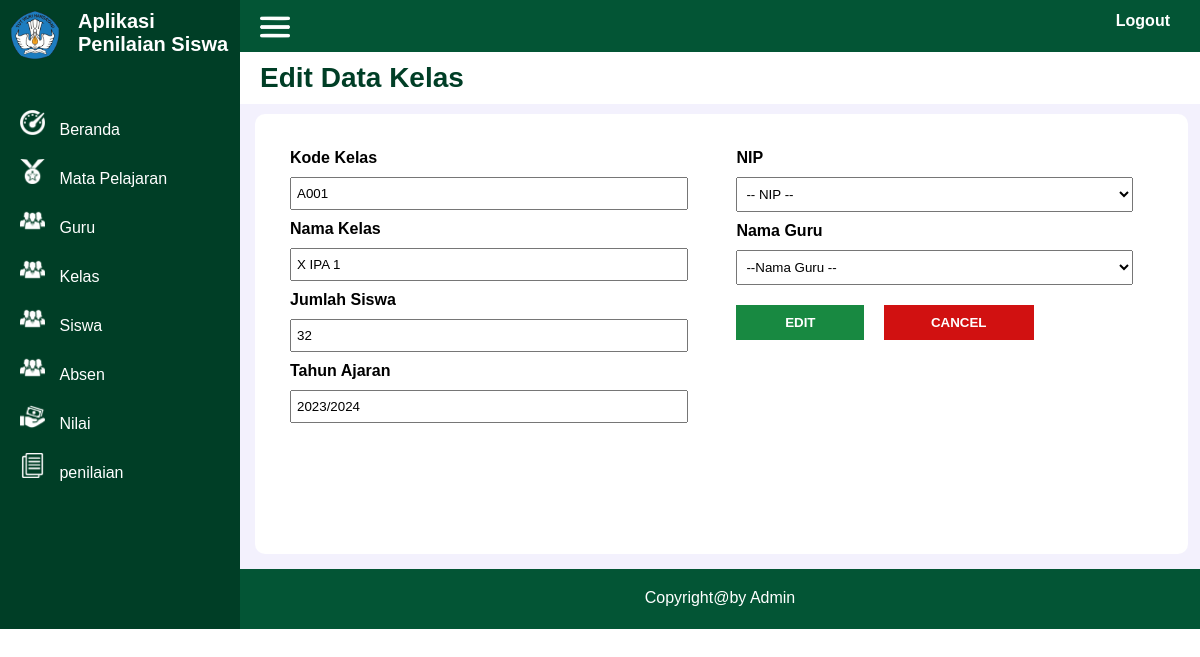
The app's page /admin/input/edit_kelas.php?kd_kelas=A001 with its own data.
### tables this page shows
CREATE TABLE `kelas` (
  `kd_kelas` varchar(10) NOT NULL,
  `nm_kelas` varchar(50) NOT NULL,
  `jml_siswa` int(11) NOT NULL,
  `thn_ajaran` varchar(10) NOT NULL,
  `nip` int(15) NOT NULL,
  `nm_guru` varchar(50) NOT NULL
);

### admin/input/edit_kelas.php (the view, shortened to what this page needs)
<!DOCTYPE html>
<html lang="en">
<head>
    <link rel="stylesheet" href="../../css/style.css">
</head>
<body>
    <div class="container">
    <div class="side-kiri">
            <div class="identitas">
                <div class="logo">
                    <img src="../../gambar/logo.png">
                </div>
                <div class="judul">
                Aplikasi Penilaian Siswa
                </div>
            </div>
            <div class="side-menu">
                <img src="../../gambar/dashboard.png">
                <a href="../beranda.php">Beranda</a>
            </div>
            <div class="side-menu">
                <img src="../../gambar/jabatan.png">
                <a href="../tampilan/data_matpel.php">Mata Pelajaran</a>
            </div>
            <div class="side-menu">
                <img src="../../gambar/pegawai.png">
                <a href="../tampilan/data_guru.php">Guru</a>
            </div>
            <div class="side-menu">
                <img src="../../gambar/pegawai.png">
                <a href="../tampilan/data_kelas.php">Kelas</a>
            </div>
            <div class="side-menu">
                <img src="../../gambar/pegawai.png">
                <a href="../tampilan/data_siswa.php">Siswa</a>
            </div>
            <div class="side-menu">
                <img src="../../gambar/pegawai.png">
                <a href="../tampilan/data_absen.php">Absen</a>
            </div>
            <div class="side-menu">
                <img src="../../gambar/gaji.png">
                <a href="../tampilan/data_nilai.php">Nilai</a>
            </div>
            <div class="side-menu">
                <img src="../../gambar/penilaian.png">
                <a href="../tampilan/penilaian.php">penilaian</a>
            </div>
        </div>
        <div class="side-kanan">
            <div class="kepala">
            <div class="kepala-garis"><img src="../../gambar/garis.png"></div>
                <div class="logout"><a href="../../logout.php">Logout</a></div>
            </div>
            <div class="judul-halaman">
                <h1>Edit Data Kelas</h1>
            </div>
            <div class="halaman-beranda">
                <div class="kotak_input">
                <?php
include "../../koneksi.php";
$kd_kelas = $_GET['kd_kelas'];
$sql = "SELECT * FROM kelas WHERE kd_kelas='$kd_kelas'";
$result = mysqli_query($koneksi, $sql);
$data = mysqli_fetch_assoc($result);
?>
                <form method="POST" action="">
                    <div class="label">Kode Kelas</div>
                    <input type="text" name="kd_kelas" value="<?php echo $data['kd_kelas']; ?>"readonly>
                    <div class="label">Nama Kelas</div>
                    <input type="text" name="nm_kelas" value="<?php echo $data['nm_kelas']; ?>">
                    <div class="label">Jumlah Siswa</div>
                    <input type="text" name="jml_siswa" value="<?php echo $data['jml_siswa']; ?>">
                    <div class="label">Tahun Ajaran</div>
                    <input type="text" name="thn_ajaran" value="<?php echo $data['thn_ajaran']; ?>">
                </div>
                <div class="kotak_input">
                    <div class="label">NIP</div>
                    <select  name="nip">
                        <option>-- NIP --</option>
                        </select >
                    <div class="label">Nama Guru</div>
                    <select  name="nm_guru">
                        <option>--Nama Guru --</option>
                        </select >
                    <input type="submit" value="EDIT" name="submit">
                    <a href='../tampilan/data_kelas.php' ><button>CANCEL</button></a>
                </div>
            </div>
            <div class="kaki">
                Copyright@by Admin
            </div>
        </div>
    </div>
</body>
</html>

### css/style.css (style rules this page uses)
* { font-family: Arial, Helvetica, sans-serif; margin: 0; }
.container { width: 100%; height: auto; background-color: antiquewhite; display: flex; }
.side-kiri { width: 20%; min-height: 600px; background-color: rgb(0, 62, 38); }
.side-kanan { width: 80%; min-height: 600px; background-color: rgb(243, 241, 253); }
.identitas { display: flex; min-height: 40px; width: auto; margin-bottom: 40px; }
.logo { width: 20%; height: 40px; padding: 10px; }
.logo img { border-radius: 50%; width: 50px; height: 50px; }
.judul { width: 80%; height: 40px; padding: 10px; color: white; font-family: Helvetica; font-weight: bold; font-size: 20px; }
.side-menu { width: auto; border: 2px; color: aliceblue; padding: 10px 0px 10px 20px; align-items: center; }
.side-menu a { text-decoration: none; color: white; cursor: pointer; margin-left: 10px; }
.side-menu img { width: 25px; height: 25px; }
.kepala { width: auto; min-height: 40px; background-color: rgb(3, 85, 53); padding: 12px 30px 0px 0px; display: flex; }
.kepala-garis { width: 10%; height: 30px; }
.kepala-garis img { width: 30px; height: 30px; margin-left: 20px; }
.logout { width: 90%; height: 30px; text-align: right; }
.logout a { margin-top:20px; color: #fff; font-weight: bold; text-decoration: none; }
.judul-halaman { width: auto; min-height: 40px; text-align: right; background-color: #fff; display: flex; }
h1 { text-align: left; font-size: 28px; font-weight: bold; color: rgb(0, 62, 38); padding: 10px; margin-left: 10px; }
.halaman-beranda { width: 93%; min-height: 400px; background-color: #fff; padding: 20px; border-radius: 10px; margin: 10px 0px 0px 15px; display: flex; }
.kotak_input { width: 48%; height: auto; padding: 10px; }
.label { font-size: 16px; font-weight: bold; margin: 5px; }
input[type=text], [type=date] { width: 90%; height: 19px; border-radius: 5px solid; margin: 5px; padding: 5px; }
select { width: 93%; height: 35px; border-radius: 5px solid; padding: 5px; margin: 5px; }
input[type=submit] { width: 30%; height: 35px; border: none; margin: 5px; background-color: rgb(24, 137, 65); cursor: pointer; color: #fff; margin-top: 15px; font-weight: bold; }
button { width: 150px; height: 35px; border: none; margin: 10px; background-color: rgb(209, 17, 17); cursor: pointer; color: #fff; padding: 10px; font-weight: bold; }
.kaki { width: auto; min-height: 20px; background-color: rgb(3, 85, 53); padding: 20px; color: #fff; font-size: 16px; text-align: center; margin-top: 15px; }

### records on screen
kelas: kd_kelas "A001", nm_kelas "X IPA 1", jml_siswa "32", thn_ajaran "2023/2024"
